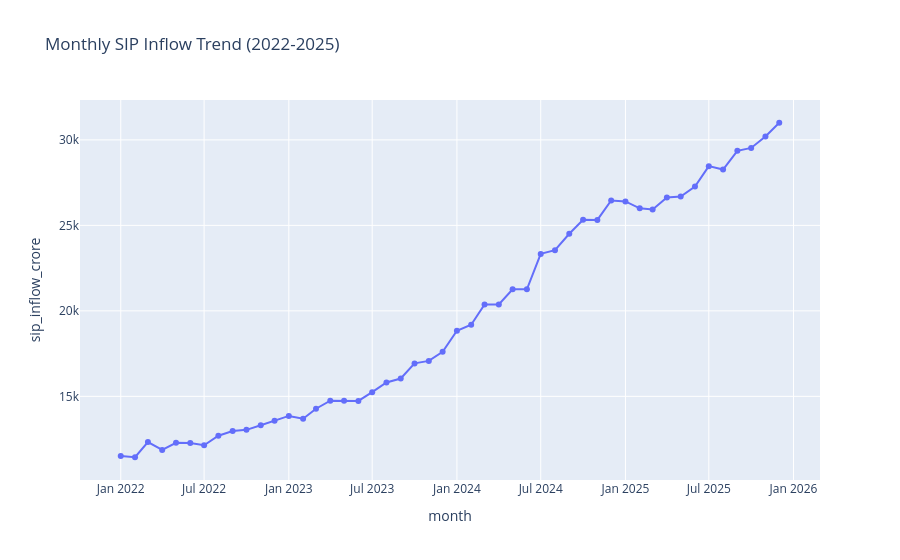

Notebook code cell kept with this figure:
### Code cell
import plotly.express as px

fig = px.line(
    sip,
    x='month',
    y='sip_inflow_crore',
    title='Monthly SIP Inflow Trend (2022-2025)',
    markers=True
)

fig.show()

### Figure 1 — Plotly figure (JSON) as saved in the notebook; plotly's stock layout.template omitted (floating-point values rounded to 4 significant figures)
{"data": [{"hovertemplate": "month=%{x}<br>sip_inflow_crore=%{y}<extra></extra>", "legendgroup": "", "line": {"color": "#636efa", "dash": "solid"}, "marker": {"symbol": "circle"}, "mode": "lines+markers", "name": "", "orientation": "v", "showlegend": false, "type": "scatter", "x": ["2022-01-01T00:00:00", "2022-02-01T00:00:00", "2022-03-01T00:00:00", "2022-04-01T00:00:00", "2022-05-01T00:00:00", "2022-06-01T00:00:00", "2022-07-01T00:00:00", "2022-08-01T00:00:00", "2022-09-01T00:00:00", "2022-10-01T00:00:00", "2022-11-01T00:00:00", "2022-12-01T00:00:00", "2023-01-01T00:00:00", "2023-02-01T00:00:00", "2023-03-01T00:00:00", "2023-04-01T00:00:00", "2023-05-01T00:00:00", "2023-06-01T00:00:00", "2023-07-01T00:00:00", "2023-08-01T00:00:00", "2023-09-01T00:00:00", "2023-10-01T00:00:00", "2023-11-01T00:00:00", "2023-12-01T00:00:00", "2024-01-01T00:00:00", "2024-02-01T00:00:00", "2024-03-01T00:00:00", "2024-04-01T00:00:00", "2024-05-01T00:00:00", "2024-06-01T00:00:00", "2024-07-01T00:00:00", "2024-08-01T00:00:00", "2024-09-01T00:00:00", "2024-10-01T00:00:00", "2024-11-01T00:00:00", "2024-12-01T00:00:00", "2025-01-01T00:00:00", "2025-02-01T00:00:00", "2025-03-01T00:00:00", "2025-04-01T00:00:00", "2025-05-01T00:00:00", "2025-06-01T00:00:00", "2025-07-01T00:00:00", "2025-08-01T00:00:00", "2025-09-01T00:00:00", "2025-10-01T00:00:00", "2025-11-01T00:00:00", "2025-12-01T00:00:00"], "xaxis": "x", "y": [11517, 11438, 12328, 11863, 12286, 12276, 12140, 12694, 12976, 13040, 13306, 13573, 13856, 13687, 14276, 14749, 14749, 14734, 15245, 15814, 16042, 16928, 17073, 17610, 18838, 19187, 20371, 20371, 21262, 21262, 23332, 23547, 24509, 25323, 25320, 26459, 26400, 25999, 25926, 26632, 26688, 27274, 28464, 28265, 29361, 29529, 30200, 31002], "yaxis": "y"}], "layout": {"legend": {"tracegroupgap": 0}, "title": {"text": "Monthly SIP Inflow Trend (2022-2025)"}, "xaxis": {"anchor": "y", "domain": [0, 1], "title": {"text": "month"}}, "yaxis": {"anchor": "x", "domain": [0, 1], "title": {"text": "sip_inflow_crore"}}}}
